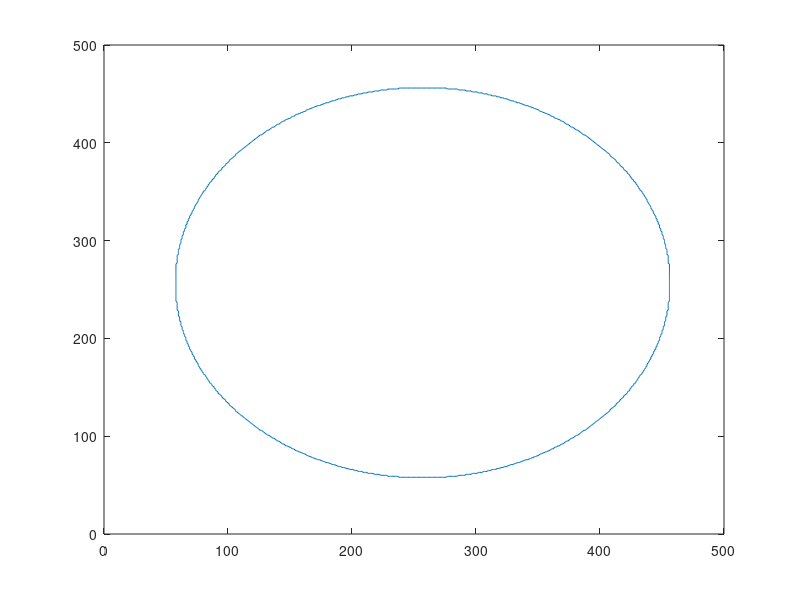
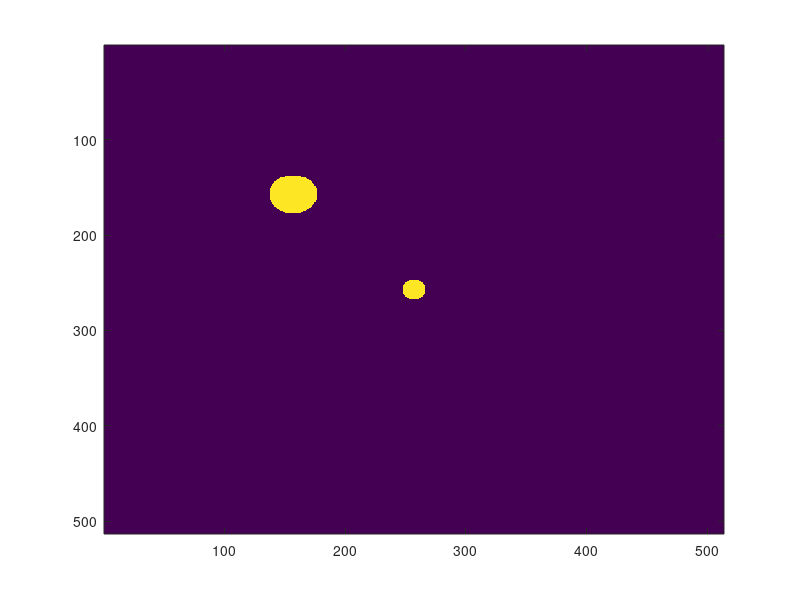
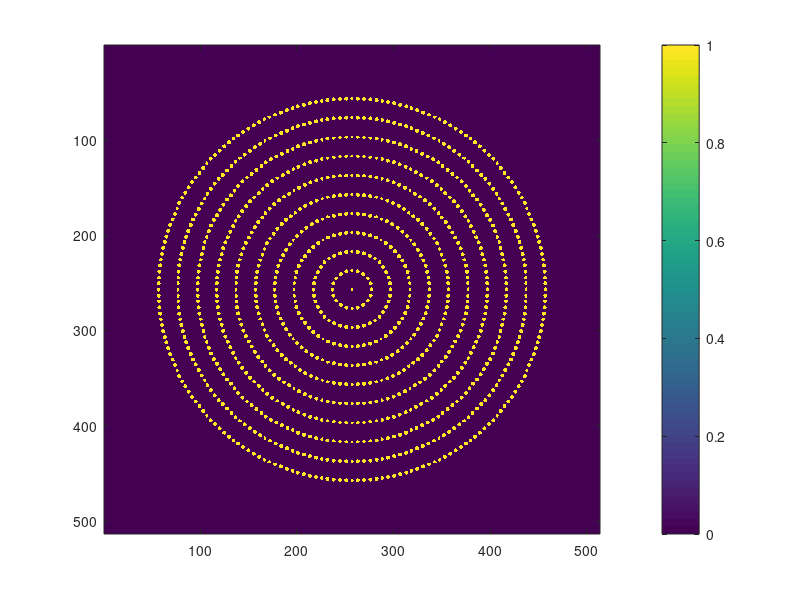

Write the MATLAB code that produced these figures, in order.
%code to draw different patterns for virtual controls
%of cell distribution analysis
%Daniel Han 14 Oct 2018
close all;

n = 512;
pic = zeros(n,n);
boundaries = zeros(n,n);
%% square boundaries
s = round(0.1*n);
f = round(0.9*n);
boundaries(s,s:f) = 1;
boundaries(f,s:f) = 1;
boundaries(s:f,s) = 1;
boundaries(s:f,f) = 1;
imwrite(boundaries,'test_square_boundaries.png')
%% circle boundaries
boundaries = zeros(n,n);
x = -n/2:n/2;
y = -n/2:n/2;
[xx yy] = meshgrid(x,y);
u = zeros(size(xx));
u((xx.^2+yy.^2)<200^2)=1;   % radius 200, center at the origin
%find boundaries
B = bwboundaries(u);
figure
plot(B{1}(:,1),B{1}(:,2))
for i = 1:length(B{1})
    boundaries(B{1}(i,1),B{1}(i,2)) = 1;
end
imwrite(boundaries,'test_circle_boundaries.png')
%% pattern draw
%draw a single blob pattern
x = -n/2:n/2;
y = -n/2:n/2;
xoff = 0;
yoff = 0;
r = 10;
xoff2 = 100;
yoff2 = 100;
r2 = 20;
[xx yy] = meshgrid(x,y);
u = zeros(size(xx));
u(((xx+xoff).^2+(yy+yoff).^2)<r^2)=1;   % radius 100, center at the origin
u(((xx+xoff2).^2+(yy+yoff2).^2)<r2^2)=1;
figure
imagesc(u)
imwrite(u,'test_smalltwoblob.png')

%draw a gradient pattern
x = -n/2:n/2;
y = -n/2:n/2;
r = 2;
[xx yy] = meshgrid(x,y);
u = zeros(size(xx));
for i = 0:20:200
    disp(i)
    for theta = 0:360/i:360
        u(((xx+i*cos(pi*theta/180)).^2+(yy+i*sin(pi*theta/180)).^2)<r^2)=1;   % radius 1, center at the origin
    end
end
figure
imagesc(u)
colorbar
imwrite(u,'test_increasingblobstoperiphery.png')

